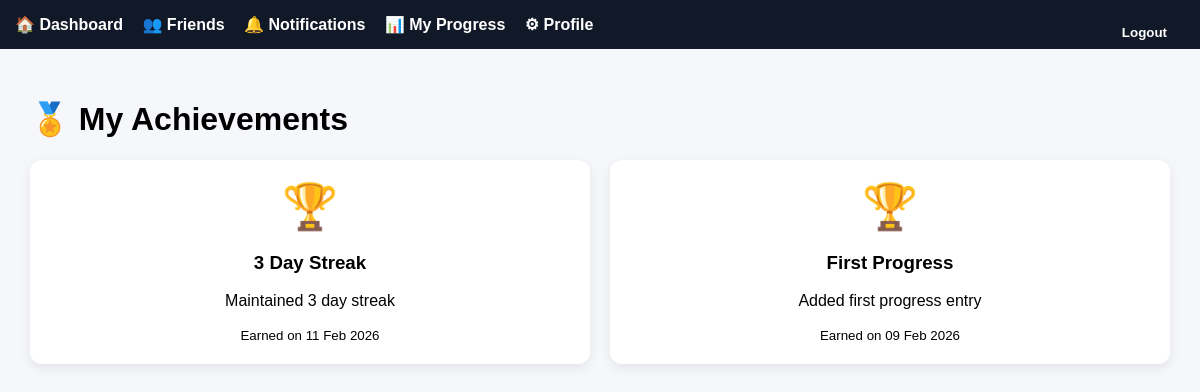
The app's page /badges/ (signed in), older data.
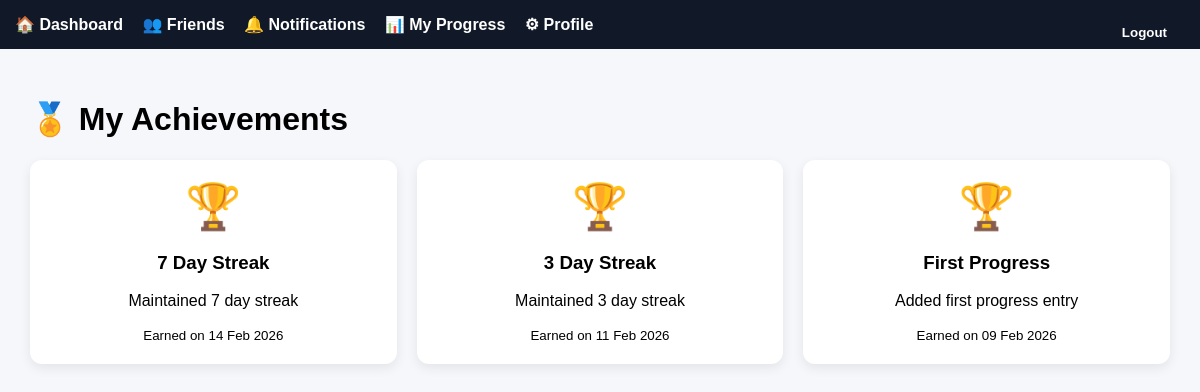
The same page, newer data.
### progress/models.py (models this page shows, shortened)
class UserBadge(models.Model):
    user = models.ForeignKey(User, on_delete=models.CASCADE)
    badge = models.ForeignKey(Badge, on_delete=models.CASCADE)
    earned_at = models.DateTimeField(auto_now_add=True)

class Badge(models.Model):
    name = models.CharField(max_length=100)
    description = models.CharField(max_length=255)

### progress/views.py (the view)
# urls.py: path("badges/", badges, name="badges"),
@login_required
def badges(request):
    user_badges = UserBadge.objects.filter(user=request.user)\
                                   .select_related("badge")\
                                   .order_by("-earned_at")
    return render(request, "progress/badges.html", {
        "badges": user_badges
    })

### templates/progress/badges.html
{% extends "base.html" %}
{% block content %}
<h1>🏅 My Achievements</h1>
<div class="grid">
{% for ub in badges %}
    <div class="card" style="text-align:center;">
        <div style="font-size:45px;">🏆</div>
        <h3>{{ ub.badge.name }}</h3>
        <p>{{ ub.badge.description }}</p>
        <small>Earned on {{ ub.earned_at|date:"d M Y" }}</small>
    </div>
{% empty %}
    <div class="card">
        <h3>No badges yet</h3>
        <p>Add progress, maintain streaks, or win duels to earn badges!</p>
    </div>
{% endfor %}
</div>
{% endblock %}

### templates/base.html (shortened to what this page needs)
<!DOCTYPE html>
<html>
<head>
{% load static %}
<link rel="stylesheet" href="{% static 'css/style.css' %}">
</head>
<body>
{% if user.is_authenticated %}
<div class="navbar">
    <a href="{% url 'home' %}">🏠 Dashboard</a>
    <a href="{% url 'friends_page' %}">👥 Friends</a>
    <a href="{% url 'notifications' %}">🔔 Notifications</a>
    <a href="{% url 'progress_list' %}">📊 My Progress</a>
    <a href="{% url 'edit_profile' %}">⚙ Profile</a>
    <form action="{% url 'logout' %}" method="post" style="display:inline; float:right;">
    <button style="background:none;border:none;color:white;font-weight:bold;cursor:pointer;">
        Logout
    </button>
</form>
</div>
{% endif %}
<div class="container">
    {% block content %}{% endblock %}
</div>
</body>
</html>

### static/css/style.css (style rules this page uses)
body { font-family: 'Segoe UI', Arial, sans-serif; margin: 0; background: #f4f6fb; }
.navbar { background: #111827; padding: 15px 30px; }
.navbar a { color: white; text-decoration: none; margin-right: 20px; font-weight: 600; }
.container { padding: 30px; }
.card { background: white; padding: 20px; border-radius: 12px; box-shadow: 0 4px 12px rgba(0,0,0,0.08); margin-bottom: 25px; }
.grid { display: grid; grid-template-columns: repeat(auto-fit, minmax(250px,1fr)); gap: 20px; }
button { background: #2563eb; color: white; padding: 10px 18px; border-radius: 8px; border: none; font-weight: 600; cursor: pointer; }

### templates/base.html (style rules this page uses)
body { font-family: Arial; margin: 0; background: #f5f7fb; }
.navbar { background: #111827; padding: 15px; color: white; }
.navbar a { color: white; text-decoration: none; margin-right: 15px; font-weight: bold; }
.container { padding: 30px; }

Row changes from the older to the newer data that the page shows:
added UserBadge: badge.name "7 Day Streak", badge.description "Maintained 7 day streak", earned_at "14 Feb 2026"
